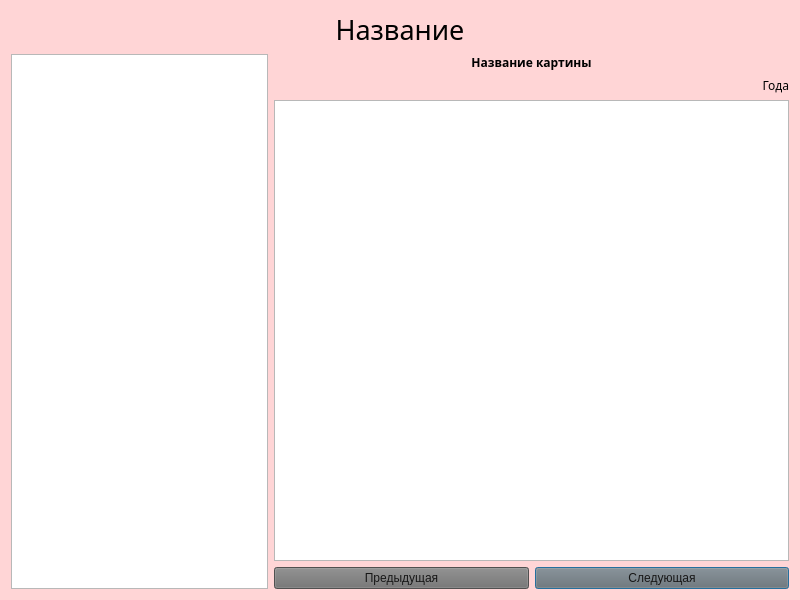
<?xml version="1.0" encoding="UTF-8"?>
<ui version="4.0">
 <class>StudyWindow</class>
 <widget class="QDialog" name="StudyWindow">
  <property name="geometry">
   <rect>
    <x>0</x>
    <y>0</y>
    <width>800</width>
    <height>600</height>
   </rect>
  </property>
  <property name="maximumSize">
   <size>
    <width>1300</width>
    <height>1000</height>
   </size>
  </property>
  <property name="windowTitle">
   <string>Dialog</string>
  </property>
  <property name="styleSheet">
   <string notr="true">QWidget#StudyWindow{background-color: rgb(255, 213, 214)}</string>
  </property>
  <layout class="QGridLayout" name="gridLayout">
   <item row="1" column="0">
    <widget class="QListWidget" name="listArtist">
     <property name="sizePolicy">
      <sizepolicy hsizetype="Preferred" vsizetype="Expanding">
       <horstretch>1</horstretch>
       <verstretch>0</verstretch>
      </sizepolicy>
     </property>
    </widget>
   </item>
   <item row="1" column="1">
    <widget class="QFrame" name="frame_2">
     <property name="sizePolicy">
      <sizepolicy hsizetype="Preferred" vsizetype="Preferred">
       <horstretch>2</horstretch>
       <verstretch>0</verstretch>
      </sizepolicy>
     </property>
     <property name="frameShape">
      <enum>QFrame::NoFrame</enum>
     </property>
     <property name="frameShadow">
      <enum>QFrame::Raised</enum>
     </property>
     <layout class="QGridLayout" name="gridLayout_2">
      <property name="leftMargin">
       <number>0</number>
      </property>
      <property name="topMargin">
       <number>0</number>
      </property>
      <property name="rightMargin">
       <number>0</number>
      </property>
      <property name="bottomMargin">
       <number>0</number>
      </property>
      <item row="3" column="1">
       <widget class="QPushButton" name="next">
        <property name="styleSheet">
         <string notr="true">QPushButton#next {
  color: rgb(23, 23, 23); /* цвет текста */
  background: rgb(112, 112, 112); /* фон кнопки */
  outline: none; 
} 
#next:hover { background: rgb(133, 133, 133); } /* при наведении курсора мышки */
</string>
        </property>
        <property name="text">
         <string>Следующая</string>
        </property>
       </widget>
      </item>
      <item row="3" column="0">
       <widget class="QPushButton" name="previous">
        <property name="styleSheet">
         <string notr="true">QPushButton#previous {
  color: rgb(23, 23, 23); /* цвет текста */
  background: rgb(112, 112, 112); /* фон кнопки */
  outline: none; 
} 
#previous:hover { background: rgb(133, 133, 133); } /* при наведении курсора мышки */
</string>
        </property>
        <property name="text">
         <string>Предыдущая</string>
        </property>
       </widget>
      </item>
      <item row="2" column="0" colspan="2">
       <widget class="QGraphicsView" name="graphicsView"/>
      </item>
      <item row="0" column="0" colspan="2">
       <widget class="QLabel" name="titleLabel">
        <property name="font">
         <font>
          <family>Segoe Print</family>
          <weight>75</weight>
          <bold>true</bold>
         </font>
        </property>
        <property name="styleSheet">
         <string notr="true"/>
        </property>
        <property name="text">
         <string>Название картины</string>
        </property>
        <property name="scaledContents">
         <bool>false</bool>
        </property>
        <property name="alignment">
         <set>Qt::AlignCenter</set>
        </property>
       </widget>
      </item>
      <item row="1" column="0" colspan="2">
       <widget class="QLabel" name="yearLabel">
        <property name="font">
         <font>
          <family>Segoe Print</family>
         </font>
        </property>
        <property name="text">
         <string>Года</string>
        </property>
        <property name="alignment">
         <set>Qt::AlignRight|Qt::AlignTrailing|Qt::AlignVCenter</set>
        </property>
       </widget>
      </item>
     </layout>
    </widget>
   </item>
   <item row="0" column="0" colspan="2">
    <widget class="QLabel" name="windowTitleLabel">
     <property name="font">
      <font>
       <family>Segoe Print</family>
       <pointsize>20</pointsize>
      </font>
     </property>
     <property name="text">
      <string>Название</string>
     </property>
     <property name="alignment">
      <set>Qt::AlignCenter</set>
     </property>
    </widget>
   </item>
  </layout>
 </widget>
 <resources/>
 <connections/>
</ui>
